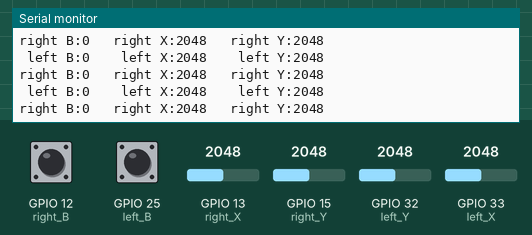
Simulated run of this sketch. Board: ESP32. Shown: the last lines printed to the serial monitor. Inputs (shaded band) come from the test bench; at power-on: GPIO 13 (right_X) = 2048, GPIO 15 (right_Y) = 2048, GPIO 32 (left_Y) = 2048, GPIO 33 (left_X) = 2048, GPIO 12 (right_B) LOW, GPIO 25 (left_B) LOW.

Above: at 1.2 s.
1.3 s: GPIO 13 (right_X) set to 2866
At 1.72 s:
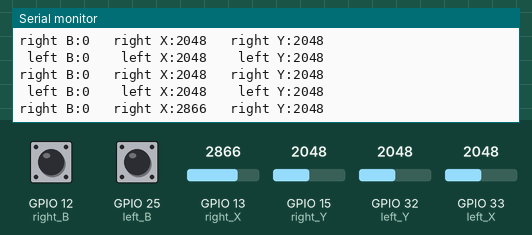
2.8 s: GPIO 15 (right_Y) set to 2866
At 2.92 s:
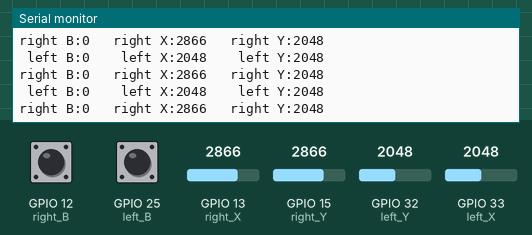
4.3 s: GPIO 32 (left_Y) set to 2866
At 4.44 s:
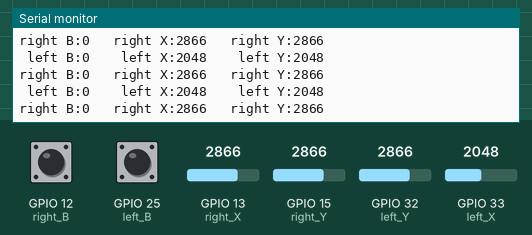
5.8 s: GPIO 33 (left_X) set to 2866
At 5.95 s:
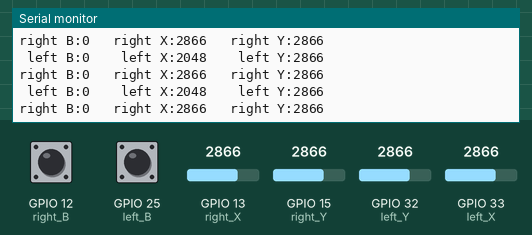
7.3 s: GPIO 12 (right_B) pulled HIGH for 0.35 s
At 7.76 s:
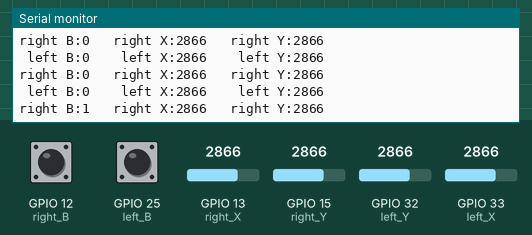

The sketch:

3_1.ino
```cpp
// 定义左侧摇杆模块的引脚
const int left_X = 33; // 定义左侧摇杆模块的X引脚为IO33
const int left_Y = 32; // 定义左侧摇杆模块的Y引脚为IO32
const int left_B = 25; // 定义左侧摇杆模块的B引脚为IO25

// 定义右边摇杆模块的引脚
const int right_X = 13; // 定义右侧摇杆模块的X引脚为IO13
const int right_Y = 15; // 定义右侧摇杆模块的Y引脚为IO15
const int right_B = 12; // 定义右侧摇杆模块的B引脚为IO12

// 定义变量，用于存放读取到的左、右摇杆的值
int left_B_data, left_Y_data, left_X_data, right_B_data, right_X_data, right_Y_data;

void setup() {
  Serial.begin(115200); // 设置波特率为115200
  // 设置左侧摇杆模块与右侧摇杆模块的引脚为输入模式
  pinMode(left_X, INPUT);
  pinMode(left_Y, INPUT);
  pinMode(left_B, INPUT);

  pinMode(right_X, INPUT);
  pinMode(right_Y, INPUT);
  pinMode(right_B, INPUT);
}
void loop() {
  left_X_data = analogRead(left_X);   // 读取左侧摇杆模块X引脚的值
  left_Y_data = analogRead(left_Y);   // 读取左侧摇杆模块Y引脚的值
  left_B_data = digitalRead(left_B);  // 读取左侧摇杆模块B引脚的值

  right_X_data = analogRead(right_X);  // 读取右侧摇杆模块X引脚的值
  right_Y_data = analogRead(right_Y);  // 读取右侧摇杆模块Y引脚的值
  right_B_data = digitalRead(right_B);  // 读取右侧摇杆模块B引脚的值

  Serial.print(" left B:");   // 打印字符串" left B:"
  Serial.print(left_B_data);  // 打印左侧摇杆模块的按钮值
  Serial.print("    left X:");  // 打印字符串"    left X:"
  Serial.print(left_X_data);    // 打印左侧摇杆模块的X值
  Serial.print("    left Y:");  // 打印字符串"    left Y:"
  Serial.println(left_Y_data);  // 打印左侧摇杆模块的Y值

  Serial.print("right B:");  // 打印字符串"    right B:"
  Serial.print(right_B_data);  // 打印右侧摇杆模块的按钮值
  Serial.print("   right X:");  // 打印字符串"    right X:"
  Serial.print(right_X_data);   // 打印右侧摇杆模块的X值
  Serial.print("   right Y:");  // 打印字符串"    right Y:"
  Serial.println(right_Y_data);  // 打印右侧摇杆模块的Y值
  delay(300);
}
```

Measured:
- after the input at 1.3 s, the serial monitor: prints a new line after 0.21 s (image 1)
- after the input at 7.3 s, the serial monitor: prints a new line after 0.25 s (image 5)
